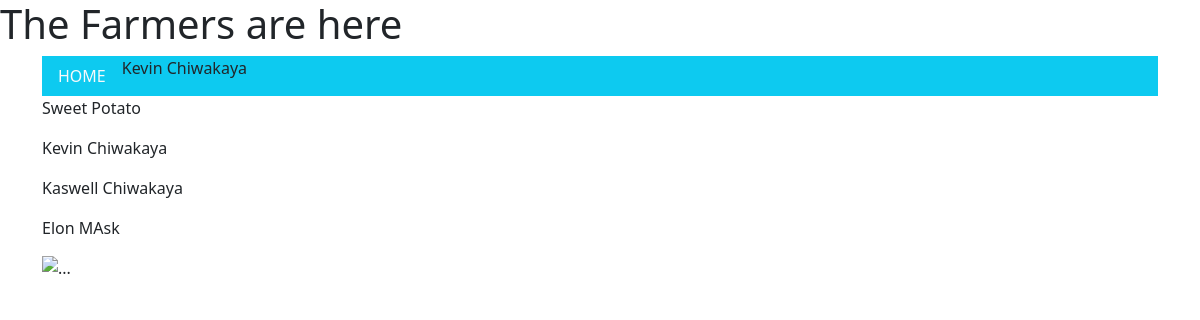
/farmers/, run on an earlier commit of the app's database.
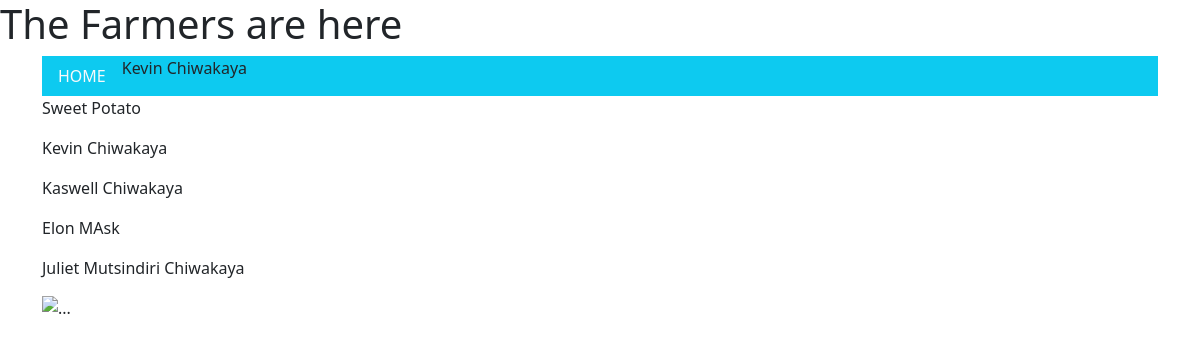
And on a later commit of the database.
### farmersapp/models.py (models this page shows, shortened)
class Farmer(models.Model):
    name = models.CharField(max_length=250)
    othername = models.CharField(max_length=250,null=True, blank=True)
    surname = models.CharField(max_length=250)
    phone = models.CharField(max_length=20)
    address = models.CharField(max_length=250)
    gender = models.CharField(max_length=10)
    category = models.CharField(max_length=50)
    id = models.UUIDField(default=uuid.uuid1,unique=True,primary_key=True,editable=False)

### farmersapp/views.py (the view)
# urls.py: path("farmers/",views.farmers,name="farmers"),
def farmers(request):
    mfarmers = Farmer.objects.all()
    context = {'mfarmers': mfarmers}
    return render(request,'farmers.html',context)

### farmersapp/templates/farmers.html (shortened to what this page needs)
<!DOCTYPE html>
<html>
<head>
  {% load bootstrap5 %}
  {% bootstrap_css %}
</head>
{%block content%}
<h1>The Farmers are here</h1>
<div class="container">
    <ul class="nav bg-info">
      <li class="nav-item">
        <a class="nav-link link-light" href="/admin">HOME</a>
      </li>
{%for farmer in mfarmers%}
<p>{{farmer.name}} {{farmer.surname}}</p>
    </ul>
{%endfor%}
<div id="carouselExampleCaptions" class="carousel slide">
  <div class="carousel-indicators">
    <button type="button" data-bs-target="#carouselExampleCaptions" data-bs-slide-to="0" class="active" aria-current="true" aria-label="Slide 1"></button>
    <button type="button" data-bs-target="#carouselExampleCaptions" data-bs-slide-to="1" aria-label="Slide 2"></button>
    <button type="button" data-bs-target="#carouselExampleCaptions" data-bs-slide-to="2" aria-label="Slide 3"></button>
  </div>
  <div class="carousel-inner">
    <div class="carousel-item active">
      <img src="..." class="d-block w-100" alt="...">
      <div class="carousel-caption d-none d-md-block">
      </div>
    </div>
  </div>
  <button class="carousel-control-prev" type="button" data-bs-target="#carouselExampleCaptions" data-bs-slide="prev">
    <span class="carousel-control-prev-icon" aria-hidden="true"></span>
  </button>
  <button class="carousel-control-next" type="button" data-bs-target="#carouselExampleCaptions" data-bs-slide="next">
    <span class="carousel-control-next-icon" aria-hidden="true"></span>
  </button>
</div>
{%endblock%}
</html>

What changed in the data, as far as the page shows it:
added Farmer: name "Juliet Mutsindiri", surname "Chiwakaya"
